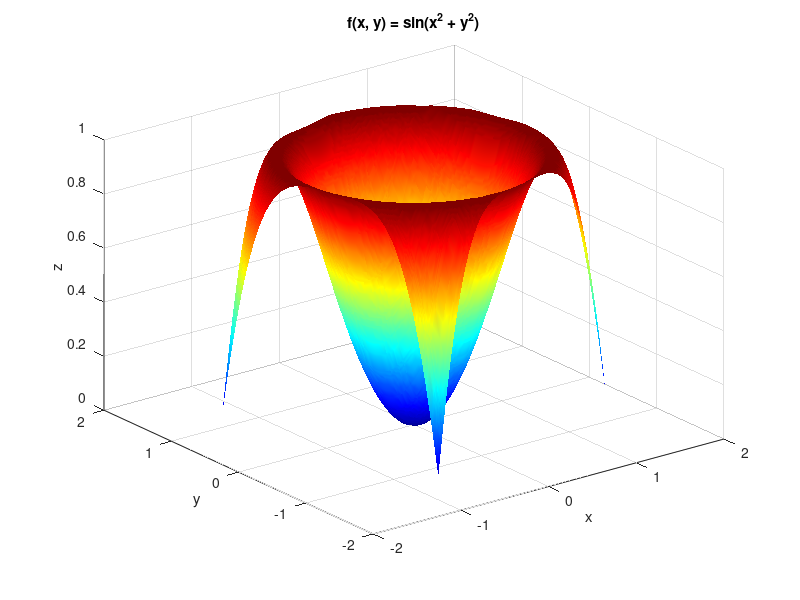
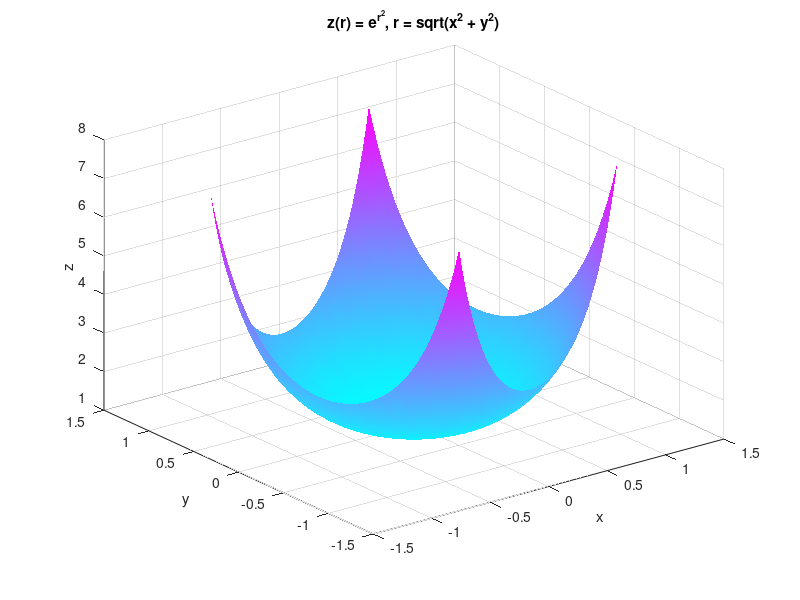

MATLAB code to generate these figures, in order:
% Lukas Skrebe
% EIF-25
% 9 variantas
% 2026-10-05

rng(1)
x = (2 * rand(1, 200) - 1) .* sqrt(pi / 2);
y = (2 * rand(1, 200) - 1) .* sqrt(pi / 2);
[X, Y] = meshgrid(sort(x), sort(y));
Z = sin(X.^2 + Y.^2);

figure
h1 = surf(X, Y, Z);
colormap(jet)
shading interp
rotate(h1, [0 0 1], 15)
xlabel('x')
ylabel('y')
zlabel('z')
title('f(x, y) = sin(x^2 + y^2)')
grid on

[X2, Y2] = meshgrid(linspace(-1, 1, 50));
R = sqrt(X2.^2 + Y2.^2);
Z2 = exp(R.^2);

figure
h2 = surf(X2, Y2, Z2);
colormap(cool)
shading interp
rotate(h2, [0 0 1], 20)
xlabel('x')
ylabel('y')
zlabel('z')
title('z(r) = e^{r^2}, r = sqrt(x^2 + y^2)')
grid on
